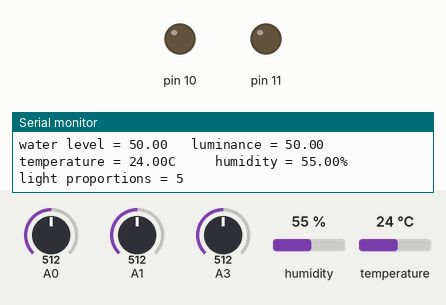
This sketch was run on a simulated Arduino Uno, built with avr-gcc and run on an emulated ATmega328P. Parts: output pins drawn as LEDs (lit = HIGH), the last lines printed to the serial monitor. Inputs (shaded band) come from the test bench; at power-on: A1 = 512, A3 = 512, A0 = 512, humidity 55 %, temperature 24 °C.

Above: at 5.8 s.
5.9 s: A1 set to 760
16.4 s: A1 set to 796
At 26.4 s:
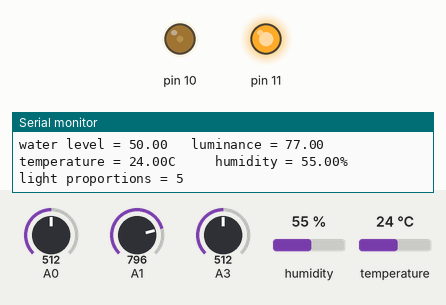
26.8 s: A3 set to 306
At 31.5 s:
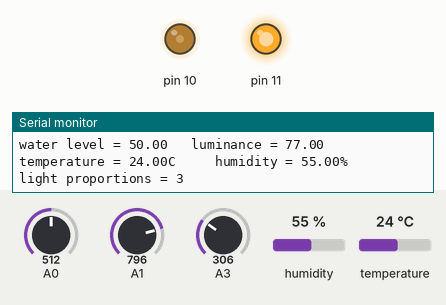
32.8 s: A3 set to 139
At 36.6 s:
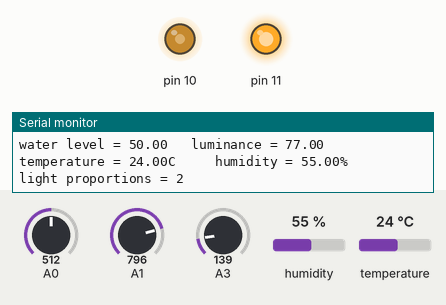
38.8 s: A3 set to 116
At 41.7 s:
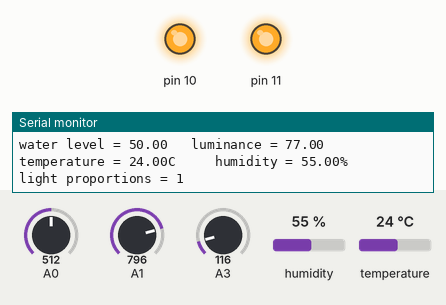
Timing chart, 0 to 43.2 s (numbered marks = the images above; inputs shaded):
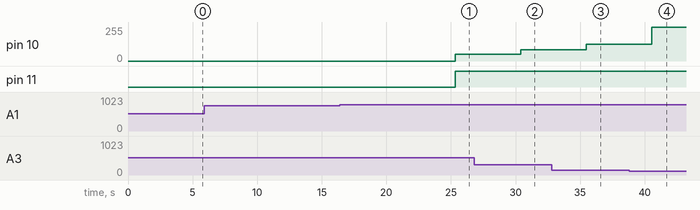

The sketch:

hydropot.ino
```cpp
#include <LiquidCrystal.h>
#include <dht.h>

class HydroLight{
  private:
  int red;
  int blue;
    public:

  // x red to 1 blue proportions
  HydroLight(int x){
    red= 255;
    blue=255/x;
  }
  int getBlue(){return blue;}
  int getRed(){return red;}
};

class HydroSensors{
    private:
  int waterPin;
    int photoResPin;
    int tempPin;
        dht DHT;

  public:
  HydroSensors(int waterPin,int photoResPin,int tempPin){
    this->waterPin=waterPin;
    this->photoResPin=photoResPin;
    this->tempPin=tempPin;
    pinMode(photoResPin, INPUT_PULLUP);

  }
  float readWaterLevel()
  {
    return map(((analogRead(waterPin))), 0,1023, 0, 100);
  }
    float readLight(){
     int res=map(((analogRead(photoResPin))), 0,1024, 0, 100);
    return res;
  }
    float readTemp() {
DHT.read11(tempPin);
      return DHT.temperature;
    }
    float readhumidity() {
      return DHT.humidity;
    }
    void readSensors(float *arr)
    {

      arr[0] = readWaterLevel();
      arr[1] = readLight();
      arr[2] = readTemp();
      arr[3] = readhumidity();
    }

};
int buttonState = 0;
int proportions=5;
float values[4];
HydroLight light={proportions};
HydroSensors sensor={14,15,16};

void setup()
{
  Serial.begin(9600);
}

void readSensorsVerbose(){
    Serial.print("water level = ");
    Serial.print(values[0]);
    Serial.print("\t");
    Serial.print(" luminance = ");
    Serial.print(values[1]);
    Serial.print("\t");
    Serial.print(" temperature = ");
    Serial.print(values[2]);
    Serial.print("C  ");
    Serial.print("\t");
    Serial.print(" humidity = ");
    Serial.print(values[3]);
    Serial.print("%  ");
    Serial.print("\t");
    Serial.print(" light proportions = ");
    Serial.println(proportions);
}

void readSensors(){
    Serial.print(values[0]);// water
    Serial.print("\t");
    Serial.print(values[1]);// light
    Serial.print("\t");
    Serial.print(values[2]);// temp
    Serial.print("\t");
    Serial.print(values[3]);// humidity
    Serial.print("\t");
    Serial.println(proportions);
}
void loop()
{
  proportions=map((analogRead(A3)), 0,1023, 1, 9);

  light=HydroLight(proportions);

  if(values[1]>75){
            analogWrite(10,light.getBlue());
      analogWrite(11,light.getRed());
  }
  else{
      analogWrite(10,0);
      analogWrite(11,0);
  }
    sensor.readSensors(values);
  readSensorsVerbose();
  delay(5000);
}
```

Measured:
- the behaviour switches between 778 and 779 on A1 (found by bisection; images 0 and 1)
- the behaviour switches between 128 and 127 on A3 (found by bisection; images 3 and 4)
- after the input at 16.4 s, pin 10: 0/255 → 51/255 after 8.9 s; pin 11: LOW → HIGH after 8.9 s
- after the input at 26.8 s, pin 10: 51/255 → 85/255 after 3.6 s
- after the input at 32.8 s, pin 10: 85/255 → 127/255 after 2.7 s
- after the input at 38.8 s, pin 10: 127/255 → 255/255 after 1.7 s
